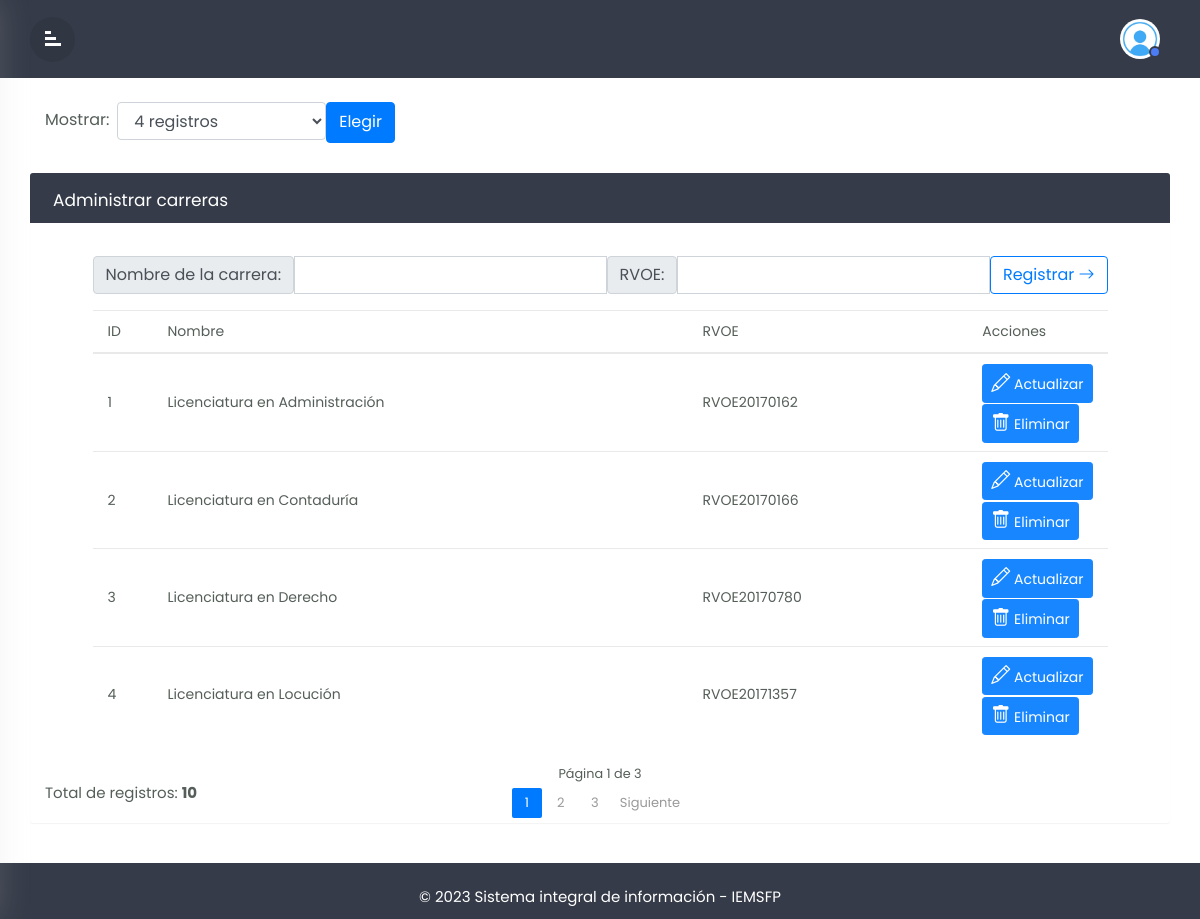
The app's page /carreras with its own data.
### models.py (models this page shows)
class Carreras(Database):
    __tablename__ = 'carreras'
    id = Column(Integer, primary_key=True)
    nombre = Column(String(54))
    rvoe = Column(String(10))

### server.py (the view, shortened to what this page needs)
@app.route('/carreras', methods=['GET', 'POST'])
def admin_carreras():
    carreras = db_session.query(models.Carreras).all()
    records_por_pagina = int(request.args.get('records', 4))  # Si no se proporciona, se mostrarán 4 registros por página
    page = request.args.get('page')
    page = int(page) if (page and page != '') else 1
    total_records = len(carreras)
    pages_count = ceil(total_records / records_por_pagina)
    page_offset = (page - 1) * records_por_pagina
    page_limit = page_offset + records_por_pagina
    carreras_paginadas = carreras[page_offset:page_limit]
    args = {'arg1': 'valor1', 'arg2': 'valor2'}
    return render_template('carreras/home_carreras.html', carreras=carreras_paginadas,
                                                          page=page,
                                                          pages_count=pages_count,
                                                          args=args,
                                                          page_offset=page_offset,
                                                          page_limit=page_limit,
                                                          total_records=total_records,
                                                          records_por_pagina=records_por_pagina)

### templates/carreras/home_carreras.html (shortened to what this page needs)
{% extends 'base.html' %}
{% block contenido%}
<div class="wrapper">
    <div id="content">
        <div class="top-navbar">
            <div class="xp-topbar">
                <div class="row">
                <div
                    class="col-2 col-md-1 col-lg-1 order-2 order-md-1 align-self-center"
                >
                    <div class="xp-menubar">
                    <span class="material-icons text-white"
                        >signal_cellular_alt
                    </span>
                    </div>
                </div>
                <div class="col-md-5 col-lg-7 order-3 order-md-2">
                </div>
                <div class="col-10 col-md-6 col-lg-4 order-1 order-md-3">
                    <div class="xp-profilebar text-right">
                    <nav class="navbar p-0">
                        <ul class="nav navbar-nav flex-row ml-auto">
                        <li class="nav-item dropdown">
                            <a class="nav-link" href="#" data-toggle="dropdown">
                            <img
                                src="{{ url_for('static', filename='img/user.jpg') }}"
                                style="width: 40px; border-radius: 50%"
                            />
                            <span class="xp-user-live"></span>
                            </a>
                        </li>
                        </ul>
                    </nav>
                    </div>
                </div>
                </div>
            </div>
        </div>
        <div class="container">
          <div class="row mt-4">
              <div class="col-md-4">
                  <form action="/carreras" method="get" class="d-flex" id="myForm">
                    <label for="recordsPerPage" class="mt-1 mr-2 align-self-center">Mostrar:</label>
                    <select class="form-control" name="records" id="recordsPerPage">
                      <option value="4">4 registros</option>
                    </select>
                    <input type="submit" class="btn btn-primary" value="Elegir">
                  </form>
              </div>
          </div>
        </div>
        <div class="main-content">
            <div class="row">
                <div class="col-md-12">
                <div class="table-wrapper">
                    <div class="table-title">
                        <div class="row">
                            <div class="col-sm-6 p-0 d-flex justify-content-lg-start text-center">
                                <h2 class="ml-lg-2">Administrar carreras</h2>
                            </div>
                        </div>
                    </div>
                    <div class="col-md-12">
                        <div class="row justify-content-center mt-3">
                            <div class="col-lg-12">
                            </div>
                        </div>
                        <div class="row justify-content-center mt-3">
                            {% include 'carreras/carreras.html' %}
                        </div>
                    </div>
                    <div class="container">
                      <div class="row">
                        <div class="col-md-3">
                          <div class="hint-text">
                            <p>Total de registros: <b>{{ total_records }}</b></p>
                          </div>
                        </div>
                        <div class="col-md-6">
                          <div class="row justify-content-center">
                            <div class="col-md-auto">
                              {% include 'carreras/paginate_carreras.html' %}
                            </div>
                          </div>
                        </div>
                        <div class="col-md-3">
                        </div>
                      </div>
                    </div>
                </div>
              </div>
            </div>
        </div>
          {% include 'footer.html' %}
    </div>
</div>
{% endblock %}

### templates/base.html (shortened to what this page needs)
<!DOCTYPE html>
<html lang="en">
<head>
        <link rel="stylesheet" href="https://cdn.jsdelivr.net/npm/bootstrap-icons@1.3.0/font/bootstrap-icons.css">
        <link rel="stylesheet" href="{{ url_for('static', filename='/css/bootstrap.min.css')}}">
        <link rel="stylesheet" href="{{ url_for('static', filename='/css/custom.css')}}">
</head>
<body>
    {% block contenido %}
    {%endblock%}
</body>
</html>

### templates/carreras/carreras.html (shortened to what this page needs)
<div class="col-md-11">
    <form action="{{ url_for('admin_carreras') }}" method="post" class="mb-3">
        <div class="input-group mb-3">
            <span class="input-group-text campo-validar" for="nombre">Nombre de la carrera: </span>
            <input name="nombre" type="text" class="form-control"  required>
            <span class="input-group-text campo-validar" for="rvoe">RVOE: </span>
            <input name="rvoe" type="text" class="form-control"  required>
            <button class="btn btn-outline-primary" type="submit">Registrar <i class="bi bi-arrow-right"></i></button>
        </div>
    </form>
    <div class="table-responsive mt-3">
        <table class="table">
            <thead>
                <tr>
                    <th>ID</th>
                    <th>Nombre</th>
                    <th>RVOE</th>
                    <th>Acciones</th>
                </tr>
            </thead>
            <tbody>
                {% for carrera in carreras %}
                    <tr>
                        <th scope="col">{{ carrera.id }}</th>
                        <td>{{ carrera.nombre }}</td>
                        <td>RVOE{{ carrera.rvoe }}</td>
                        <td>
                            <button type="button" class="btn btn-primary btn-sm" data-toggle="modal" data-target="#actualizar-carrera-modal-{{ carrera.id }}"><i class="bi bi-pencil"></i> Actualizar</button>
                            <button type="button" class="btn btn-primary btn-sm" data-toggle="modal" data-target="#eliminar-carrera-modal-{{ carrera.id }}"><i class="bi bi-trash"></i> Eliminar</button>
                        </td>
                    </tr>
                {% endfor %}
            </tbody>
        </table>
    </div>
</div>

### templates/carreras/paginate_carreras.html (shortened to what this page needs)
<nav class="text-center">
    <div class="col-md-auto">
        <small>Página {{ page }} de {{ pages_count }}</small>
    </div>
    <div class="col-md-auto">
        <ul class="pagination justify-content-center">
            {% for i in range(pages_count) %}
                <li class="page-item {% if page == i+1 %} active {% endif %}"><a class="page-link" href="{{ url_for('admin_carreras', page=i+1, records=request.args.get('records', 4)) }}{% for arg in args.keys() %}{% if arg != 'page' and arg != 'include' and args[arg] != '' %}&{{ arg }}={{ args[arg] }}{% endif %}{% endfor %}">{{ i+1 }}</a></li>
            {% endfor %}
            {% if page < pages_count %}
                <li class="page-item"><a class="page-link" href="{{ url_for('admin_carreras', page=page + 1, records=request.args.get('records', 4)) }}{% for arg in args.keys() %}{% if arg != 'page' and arg != 'include' and args[arg] != '' %}&{{ arg }}={{ args[arg] }}{% endif %}{% endfor %}">Siguiente</a></li>
            {% endif %}
        </ul>
    </div>
</nav>

### templates/footer.html
<footer class="footer d-print-none">
  <div class="container-fluid">
    <div class="footer-in">
      <p class="mb-0">&copy 2023 Sistema integral de información - IEMSFP</p>
    </div>
  </div>
</footer>

### static/css/custom.css (style rules this page uses)
body,html { line-height:1.8; font-family:'Poppins',sans-serif; color:#555e58; font-weight:400; margin:0px; padding:0px; }
.material-icons { font-family: 'Material Icons'; font-weight: normal; font-style: normal; font-size: 24px; display: inline-block; line-height: 1; text-transform: none; letter-spacing: normal; word-wrap: normal; white-space: nowrap; direction: ltr; -webkit-font-smoothing: antialiased; text-rendering: optimizeLegibility; -moz-osx-font-smoothing: grayscale; font-feature-settings: 'liga'; }
h1,h2,h3,h4,h5,h6,.h1,.h3,.h4 { font-weight:400; line-height:1.5em; }
p { font-size:15px; margin:12px 0 0; line-height:24px; }
a { color:#333; font-weight:400; }
button { cursor:pointer; }
ul,ol { padding:0px; margin:0px; list-style:none; }
a,a:hover,a:focus { color:#333; text-decoration:none; transition:all 0.3s; }
.wrapper { position:relative; width:100%; overflow:auto; }
@media only screen and (min-width:992px) { #content { width:calc(100% - 260px); position:relative; float:right; transition:all 0.3s; } }
@media only screen and (min-width:992px) { #content.active { width:100%; } }
#content { position:relative; transition:all 0.5s; background-attachment:#f9fafc; }
.top-navbar { width:100%; z-index:9; position:relative; padding:15px 30px; background-color:#353b48; }
.main-content { padding: 0px 30px 0px 30px; }
.navbar { background-color:#353B48; color:#fff; }
.xp-menubar { border-radius:50%; width:45px; height:45px; line-height:45px; text-align:center; margin-right:20px; border:none; color:#fff; cursor:pointer; background-color:rgba(0,0,0,0.09); }
.xp-menubar span { margin:9px; padding:0px; transform:rotate(90deg); }
.navbar-nav > li > a { color:#fff; }
.navbar-nav li a { position:relative; display:block; padding:4px 10px!important; }
.xp-user-live { position:absolute; bottom:5px; right:9px; width:12px; height:12px; border-radius:50%; border:2px solid #353b48; background-color:#4c7cf3; }
.table-wrapper { background-color: #fff; margin:6px 0px 40px 0px; width: 100%; overflow: auto; border-radius: 3px; box-shadow: 0 1px 1px rgb(0 0 0 / 5%); }
.table-title { background:#353b48; color:#fff; position:sticky; top:0; width:100%; left:0; padding:10px 30px; border-radius:0px 0px 0 0; }
.table-title h2 { margin:5px 0 0; font-size:17px; }
table.table tr th, table.table tr td { border-color:#e9e9e9; padding:8px 15px; font-size:14px; font-weight: 400; vertical-align:middle; }
table.table tr th:first-child { width:60px; }
table.table tr th:last-child { width:100px; }
table.table td:last-child { opacity:0.9; font-size:22px; margin:0px 5px; }
table.table td i { font-size:19px; }
.pagination { float:right; margin:0 0 5px; }
.pagination li a { border:none; font-size:13px; min-width:30px; min-height:30px; color:#999; margin:0 2px; line-height:30px; border-radius:2px!important; text-align:center; padding:0 6px; }
.hint-text { float:left; margin-top:10px; font-size:13px; }
footer { background-color:#353b48; color:#fff; text-align:center; padding:10px 30px; position:relative; width:100%; }

### records on screen
Carreras: id "1", nombre "Licenciatura en Administración", rvoe "20170162"
Carreras: id "2", nombre "Licenciatura en Contaduría", rvoe "20170166"
Carreras: id "3", nombre "Licenciatura en Derecho", rvoe "20170780"
Carreras: id "4", nombre "Licenciatura en Locución", rvoe "20171357"

### other values on screen
{{ total_records }} "10"
{{ page }} "1"
{{ pages_count }} "3"
{{ i+1 }} "1" "2" "3"
